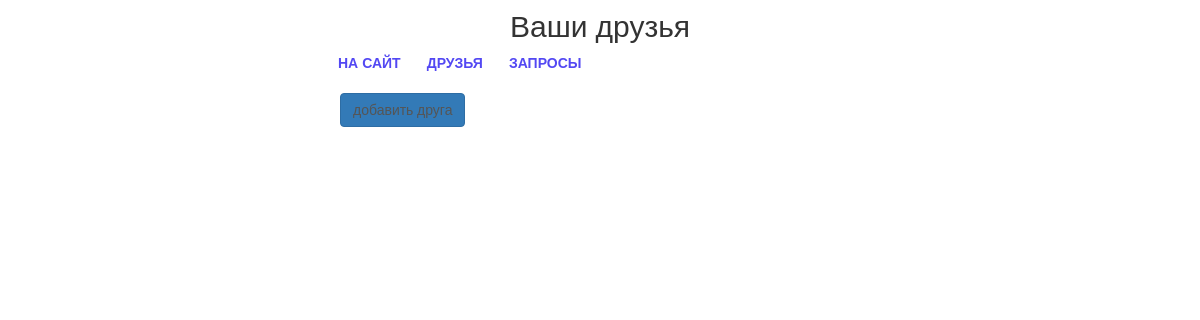
Page /auth/user/friends/ (signed in) on the earlier database version.
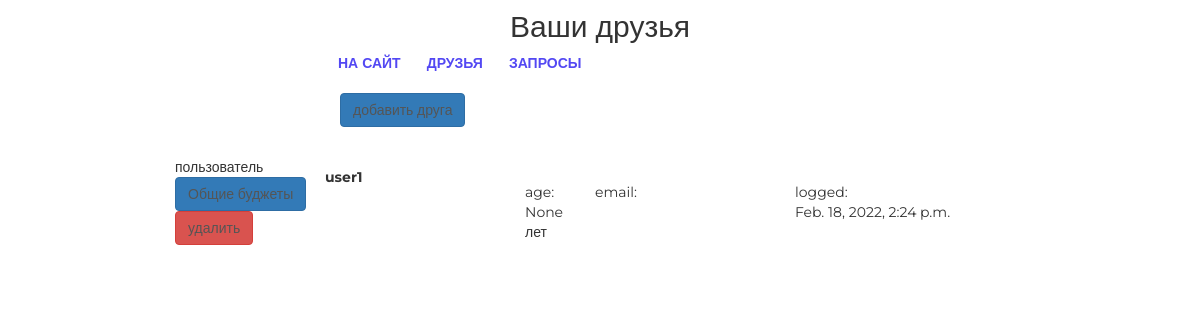
Same page on the later database version.
### authapp/models.py (models this page shows)
class User(AbstractUser):
    age = models.PositiveIntegerField('возраст', blank=True, null=True)
    registration_start_time = models.DateTimeField(
        auto_now_add=True, null=True)
    friends = models.ManyToManyField('User', blank=True)
    basic_budget = models.ForeignKey(
        'mainapp.Budget', on_delete=models.CASCADE, blank=True, null=True)

### authapp/views.py (the view)
# urls.py: path('user/friends/', authapp.list_friends, name='friends'),
@login_required
def list_friends(request):
    user = request.user
    friends = user.friends.all()
    context = {
        'friends': friends
    }
    return render(request, 'authapp/friends_list.html', context)

### authapp/templates/authapp/friends_list.html (shortened to what this page needs)
{% extends 'authapp/base_user.html' %}
{% load static %}
{% block container %}
    <div class="users_list">
        <a href="{% url 'auth:friendrequest' %}" class="btn btn-primary new_user">
            добавить друга
        </a>
        {% for shop_user in friends %}
            <div class="user_record {% if not shop_user.is_active %}not_active{% endif %}">
                <div class="user_role">
                    {% if shop_user.is_superuser %}
                        администратор
                    {% else %}
                        пользователь
                    {% endif %}
                    <a href=""
                       class="btn btn-primary">
                        Общие буджеты
                    </a>
                    <a href=""
                       class="btn btn-danger">
                        удалить
                    </a>
                </div>
                <div class="user_name">
                    <p><strong>{{ shop_user.username }}</strong></p>
                </div>
                <div class="user_age">
                    age:<br>
                    {{ shop_user.age }} лет
                </div>
                <div class="user_email">
                    email:<br>
                </div>
                <div class="user_lastlogin">
                    logged:<br>
                    {{ shop_user.last_login }}
                </div>
            </div>
        {% endfor %}
    </div>
{% endblock %}

Differences in the rows shown:
now on this page (row edited): User: is_superuser "пользователь", username "user1", age "None", last_login "Feb. 18, 2022, 2:24 p.m."
